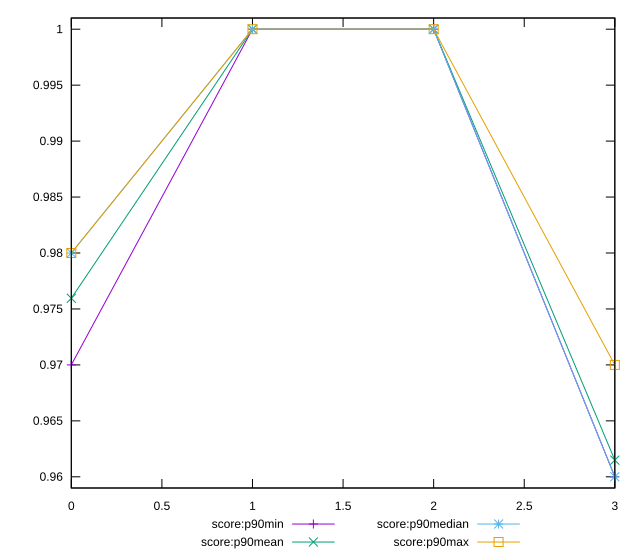

Reproduce this figure in gnuplot.
reset

$scoreP90Min <<EOF
0 0.97
1 1
2 1
3 0.96
EOF

$scoreP90Mean <<EOF
0 0.9759574468085105
1 1
2 1
3 0.9614893617021265
EOF

$scoreP90Median <<EOF
0 0.98
1 1
2 1
3 0.96
EOF

$scoreP90Max <<EOF
0 0.98
1 1
2 1
3 0.97
EOF

set key outside below
set xrange [0:3]
set yrange [0.959:1.001]
set trange [0.959:1.001]
set terminal svg size 640, 560 enhanced background rgb 'white'
set output "reports/report_00030_2021-02-24T20-42-31.540Z/bootup-time/progression/score.svg"

plot $scoreP90Min title "score:p90min" with linespoints, \
     $scoreP90Mean title "score:p90mean" with linespoints, \
     $scoreP90Median title "score:p90median" with linespoints, \
     $scoreP90Max title "score:p90max" with linespoints

reset
